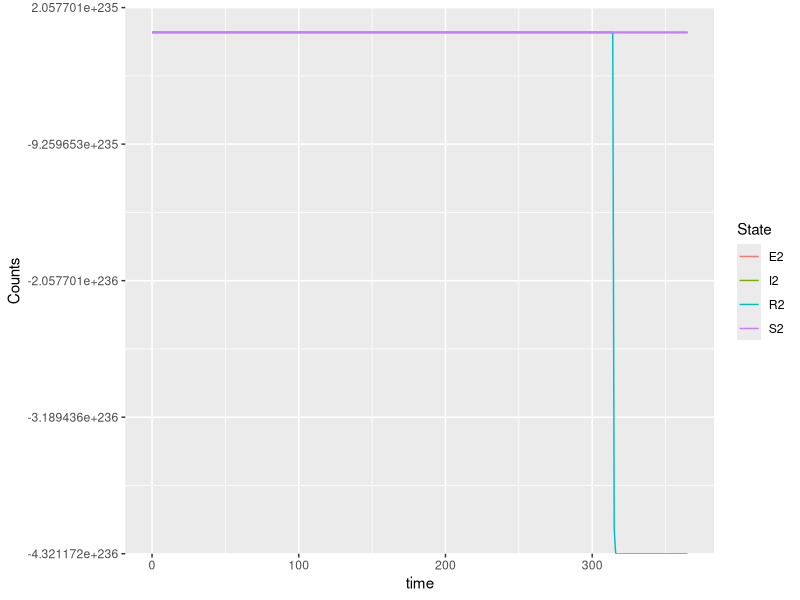
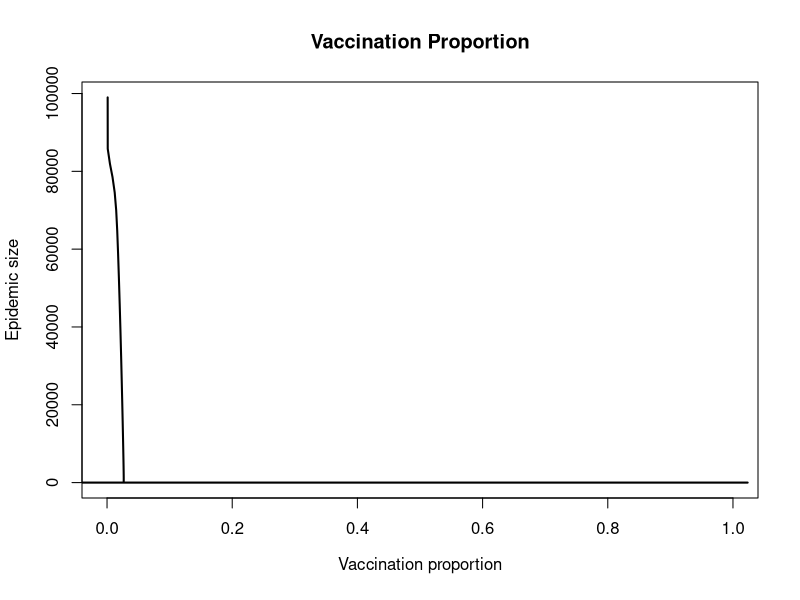

Reproduce these figures in R, in order. (Note: this script raises an error after producing the figures.)
# Create a function to calculate the rate of change in each state variable
changed.dt2 <- function(X, alpha1, alpha2, theta2, sigma2, beta2, c2, d2, epsilon2, gamma2, mu2){
  
  S1 <- X[1] ; E1 <- X[2] ; I1 <- X[3] ; R1 <- X[4]
  S2 <- X[1] ; E2 <- X[2] ; I2 <- X[3] ; R2 <- X[4]
  
  dS2dt <- (1 - theta2 *sigma2)*alpha1*S1 - beta2*c2*I2*S2 - (d2 + alpha2)*S2
  dE2dt <- beta2*c2*I2*S2 + alpha1*E1 - (d2 + epsilon2 + alpha2)*E2
  dI2dt <- epsilon2*E2 + alpha1*I1 - gamma2*I2 - (d2 + mu2)*I2 - alpha2
  dR2dt <- gamma2*I2 + theta2*sigma2*alpha1 + alpha1*R1 - (d2*R2 + alpha2)*R2
  
  
  
  return(c(dS2dt, dE2dt, dI2dt, dR2dt))
  
}

# A fuction that will update the system at each time step
updateSystm2 <- function(X, alpha1, alpha2, theta2, sigma2, beta2, c2, d2, epsilon2, gamma2, mu2, deltaT){
  X <- X + changed.dt2(X, alpha1, alpha2, theta2, sigma2, beta2, c2, d2, epsilon2, gamma2, mu2)*deltaT
  return(X)
}

# How many people are in S, E, I, R and V at time = 0
Systm2 <- c(79000, 20000, 500, 100, 300)
# Per-capita birth rate
alpha1 <- 0.0385
alpha2 <- 0.00385
theta2 <- 0.764
sigma2 <- 0.95
beta2 <- 0.000000515425
c2 <- 6.02
d2 <- 0.00029
epsilon2 <- 0.72
gamma2 <- 0.024368
mu2 <- 0.01
# time step
deltaT <- 1
# time period
period <- 365


# Simulations for age group 2
epidemic2 <- data.frame(time=0, S2=Systm2[1], E2=Systm2[2], I2=Systm2[3], R2=Systm2[4])

for(time in seq(from=deltaT, to=period, by=deltaT)){
  
  Systm2 <- updateSystm2(Systm2, alpha1, alpha2, theta2, sigma2, beta2, c2, d2, epsilon2, gamma2, mu2, deltaT)
  epidemic2 <- rbind(epidemic2, c(time, Systm2))
  
}

library(tidyverse)

epi2 <- epidemic2 %>%
  pivot_longer(S2:R2, values_to="Counts", names_to="State")

ggplot(epi2) + geom_line(aes(x=time, y=Counts, col=State))

######################################################################################################################
options(scipen = 999)
view(epidemic2)
epidemic2$Epidemic_size2 = rowSums(epidemic2[,c("S2","E2")])

epidemic2$Total_population_size = rowSums(epidemic2[,c("S2","E2","I2", "R2")])

#epidemic$s1 <- epidemic$S1 / epidemic$Total_population_size
#epidemic$r1 <- epidemic$R1 / epidemic$Total_population_size


epidemic2$V2 =  epidemic2$R2 / epidemic2$Total_population_size

plot(epidemic2$V2, epidemic2$Epidemic_size, type = "l", lwd = 2,  main = "Vaccination Proportion", 
     xlab = expression(paste("Vaccination proportion")),
     ylab = "Epidemic size", xlim = c(0.0, 1.0))

######################################################################################################################

plot(rollmean(epidemic2$V2, k = 7), rollmean(epidemic2$I2, k = 7), type = "l", lwd = 2,  main = "h", 
     xlab = expression(paste("Vaccination proportion")),
     ylab = "Peak incidences", xlim = c(0.0, 1.0))

######################################################################################################################